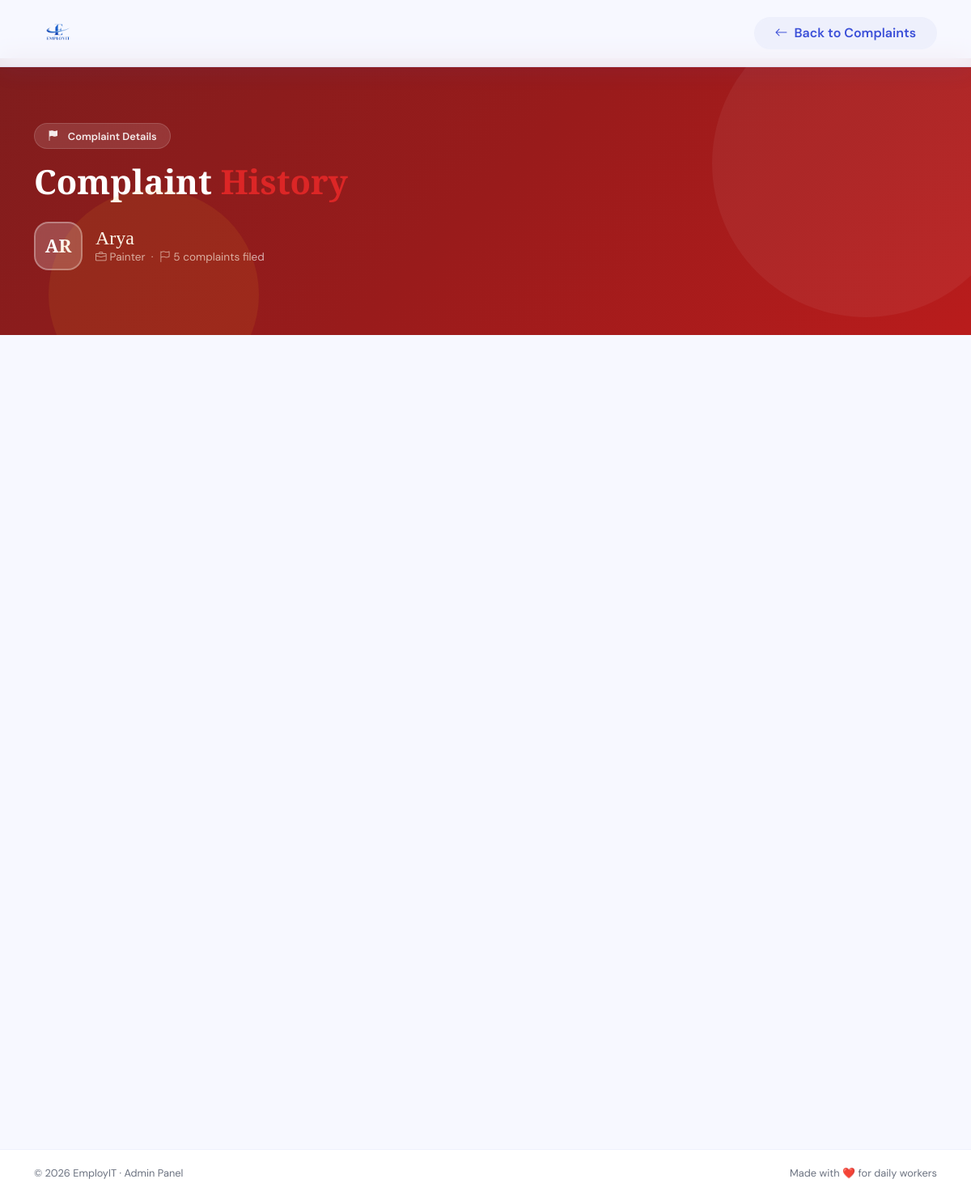
/view_complaints/1/adhars/, run on the app's committed database.
### app1/models.py (models this page shows, shortened)
class complaint(models.Model):
    user=models.ForeignKey(user_register, on_delete=models.CASCADE)
    worker=models.ForeignKey(worker_profile, on_delete=models.CASCADE)
    message=models.TextField()
    created_at = models.DateTimeField(auto_now=True)

class worker_profile(models.Model):
    SKILL_CHOICE = [('driver', 'Driver'),
        ('plumber', 'Plumber'),
        ('electrician', 'Electrician'),
        ('carpenter', 'Carpenter'),
        ('painter', 'Painter'),
        ('mason', 'Mason'),
        ('cleaner', 'Cleaner'),
        ('security', 'Security Guard'),
        ('delivery', 'Delivery Boy'),
        ('helper', 'Helper / Labour'),
        ('catering', 'Catering Staff'),
    ]
    user = models.OneToOneField(user_register, on_delete=models.CASCADE)
    skill = models.CharField(max_length = 50,choices=SKILL_CHOICE)
    is_online = models.BooleanField(default=False)
    document=models.FileField(null=True,blank=True)
    is_verified=models.BooleanField(default=False)
    is_terminated=models.BooleanField(default=False)
    created_at = models.DateTimeField(auto_now=True)

class user_register(models.Model):
    username = models.CharField(max_length = 100)
    mobile = models.IntegerField()
    email = models.EmailField()
    password = models.CharField(max_length = 100)
    role = models.CharField(max_length = 100)

### app1/views.py (the view)
# urls.py: path('view_complaints/<int:worker_id>/<str:username>/',views.view_complaints),
def view_complaints(request, worker_id, username):
    complaints = complaint.objects.filter(
        worker_id=worker_id,
        user__username=username
    )
    return render(request, 'view_complaints.html', {
        'complaints': complaints
    })

### templates/view_complaints.html (shortened to what this page needs)
{% load static %}
<!DOCTYPE html>
<html lang="en">
<head>
  <link href="https://cdn.jsdelivr.net/npm/bootstrap@5.3.3/dist/css/bootstrap.min.css" rel="stylesheet" />
  <link href="https://cdn.jsdelivr.net/npm/bootstrap-icons@1.11.3/font/bootstrap-icons.min.css" rel="stylesheet" />
</head>
<body>
<nav class="navbar fixed-top py-3">
  <div class="container-xl d-flex justify-content-between align-items-center">
    <a href="/" class="navbar-brand">
      <img src="{% static 'img/logo1.png' %}" alt="EmployIT">
    </a>
    <a href="/complaints/" class="btn btn-back px-4">
      <i class="bi bi-arrow-left me-2"></i>Back to Complaints
    </a>
  </div>
</nav>
<div class="page-header">
  <div class="container-xl">
    <div class="header-pill"><i class="bi bi-flag-fill me-1"></i> Complaint Details</div>
    <h1 class="fw-bold mb-2">Complaint <em>History</em></h1>
    {% if complaints %}
    <div class="worker-strip">
      <div class="worker-avatar-hdr">
        {{ complaints.0.worker.user.username|slice:":2"|upper }}
      </div>
      <div>
        <h2>{{ complaints.0.worker.user.username|title }}</h2>
        <p><i class="bi bi-briefcase me-1"></i>{{ complaints.0.worker.skill|title }} &nbsp;·&nbsp;
           <i class="bi bi-flag me-1"></i>{{ complaints|length }} complaint{{ complaints|length|pluralize }} filed
        </p>
      </div>
    </div>
    {% endif %}
  </div>
</div>
<div class="container-xl pb-5">
  <div class="row g-4 justify-content-center">
  </div>
</div>
<footer>
  <div class="container-xl">
    <div class="footer-bottom d-flex justify-content-between flex-wrap gap-2">
      <span>© 2026 EmployIT · Admin Panel</span>
      <span>Made with ❤️ for daily workers</span>
    </div>
  </div>
</footer>
</body>
</html>

### templates/view_complaints.html (style rules this page uses)
:root { --blue: #3B4FD8; --blue-dark: #2a3ab5; --blue-light:#6B7FE8; --blue-pale: #EEF0FC; --accent: #F5A623; --red: #dc2626; --red-pale: #fff0f0; --text: #1a1d2e; --muted: #6b7280; --bg: #f7f8ff; --white: #ffffff; }
html { scroll-behavior: smooth; }
body { font-family: 'DM Sans', sans-serif; background: var(--bg); color: var(--text); }
h1,h2,h3,h4 { font-family: 'Playfair Display', serif; }
em { color: var(--red); font-style: normal; }
.navbar { backdrop-filter: blur(14px); background: rgba(247,248,255,0.92) !important; border-bottom: 1px solid rgba(59,79,216,0.08); box-shadow: 0 4px 30px rgba(59,79,216,0.08); }
.navbar-brand img { height: 40px; }
.btn { border-radius: 50px !important; font-weight: 600; font-family: 'DM Sans', sans-serif; transition: all .25s; }
.btn-back { background: var(--blue-pale); color: var(--blue); border: 2px solid var(--blue-pale); }
.page-header { background: linear-gradient(135deg, #7f1d1d 0%, #991b1b 50%, #b91c1c 100%); padding: 5rem 0 5rem; margin-top: 72px; position: relative; overflow: hidden; }
.page-header::before { content: ''; position: absolute; top: -60px; right: -60px; width: 380px; height: 380px; background: rgba(255,255,255,0.05); border-radius: 50%; }
.page-header::after { content: ''; position: absolute; bottom: -80px; left: 5%; width: 260px; height: 260px; background: rgba(245,166,35,0.1); border-radius: 50%; }
.header-pill { display: inline-flex; align-items: center; gap: .5rem; background: rgba(255,255,255,.12); color: rgba(255,255,255,.9); padding: .35rem 1rem; border-radius: 50px; font-size: .8rem; font-weight: 600; margin-bottom: 1rem; backdrop-filter: blur(6px); border: 1px solid rgba(255,255,255,.15); }
.page-header h1 { color: #fff; font-size: clamp(1.8rem, 4vw, 2.6rem); }
.page-header p { color: rgba(255,255,255,.65); margin: 0; font-size: .95rem; }
.worker-strip { display: flex; align-items: center; gap: 1rem; margin-top: 1.5rem; flex-wrap: wrap; }
.worker-avatar-hdr { width: 60px; height: 60px; border-radius: 18px; background: rgba(255,255,255,.2); border: 2px solid rgba(255,255,255,.3); display: flex; align-items: center; justify-content: center; font-family: 'Playfair Display', serif; font-size: 1.4rem; font-weight: 700; color: #fff; backdrop-filter: blur(6px); flex-shrink: 0; }
.worker-strip h2 { color: #fff; font-size: 1.5rem; margin: 0; }
.worker-strip p { color: rgba(255,255,255,.65); margin: 0; font-size: .85rem; }
footer { background: var(--white); border-top: 1px solid rgba(59,79,216,.08); margin-top: 4rem; }
.footer-bottom { font-size: .8rem; color: var(--muted); padding: 1.2rem 0; }

### data on the page
complaint: worker.username "AR", worker.username "Arya", worker.skill "Painter"

### other printed values
{{ complaints|length }} "5"
